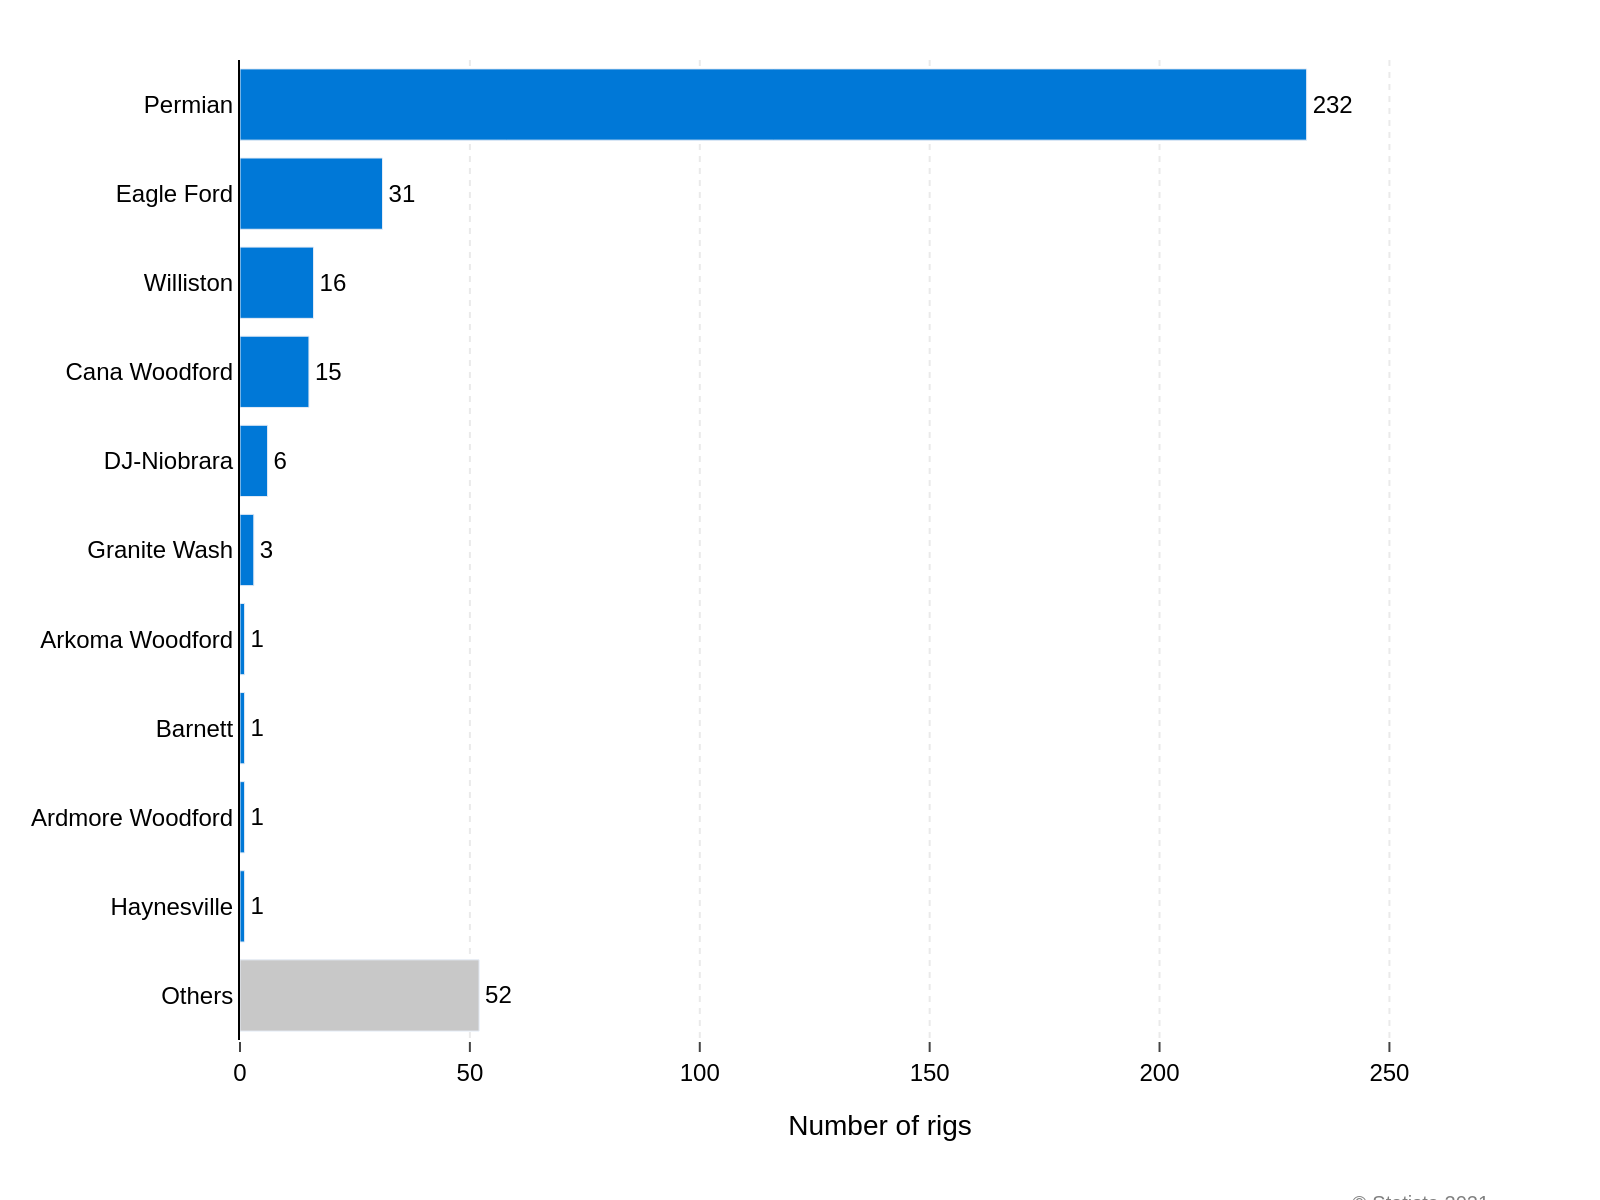

Generate this figure with Python:
import sys
import json
import os
import plotly.graph_objects as go

if len(sys.argv) != 2:
    print("Usage: python create_chart.py <json_file_path>")
    sys.exit(1)

json_path = sys.argv[1]

try:
    with open(json_path, 'r', encoding='utf-8') as f:
        chart_info = json.load(f)
except FileNotFoundError:
    print(f"Error: JSON file not found at {json_path}")
    sys.exit(1)
except json.JSONDecodeError:
    print(f"Error: Could not decode JSON from {json_path}")
    sys.exit(1)

chart_data = chart_info['chart_data']
texts = chart_info['texts']
colors = chart_info['colors']

categories = [item['category'] for item in chart_data]
values = [item['value'] for item in chart_data]

# Reverse data to match the visual order (top-to-bottom in the image)
categories.reverse()
values.reverse()
colors.reverse()

fig = go.Figure()

fig.add_trace(go.Bar(
    x=values,
    y=categories,
    orientation='h',
    marker_color=colors,
    text=values,
    textposition='outside',
    textfont=dict(family='Arial', size=12, color='black'),
    cliponaxis=False
))

fig.update_layout(
    font=dict(family="Arial", size=12, color="black"),
    plot_bgcolor='white',
    xaxis=dict(
        title=texts.get('x_axis_title'),
        showgrid=True,
        gridcolor='#EAEAEA',
        gridwidth=1,
        griddash='dot',
        zeroline=False,
        ticks='outside',
        showline=False,
        range=[0, max(values) * 1.2]
    ),
    yaxis=dict(
        showgrid=False,
        zeroline=False,
        showline=True,
        linecolor='black',
        linewidth=1
    ),
    margin=dict(l=120, r=40, t=30, b=80),
    showlegend=False
)

if texts.get('source'):
    fig.add_annotation(
        xref='paper', yref='paper',
        x=0.98, y=-0.15,
        xanchor='right', yanchor='top',
        text=texts['source'],
        showarrow=False,
        font=dict(family='Arial', size=10, color='grey')
    )

base_filename = os.path.splitext(os.path.basename(json_path))[0]
output_filename = f"{base_filename}.png"

fig.write_image(output_filename, scale=2, width=800, height=600)

print(f"Chart saved to {output_filename}")
